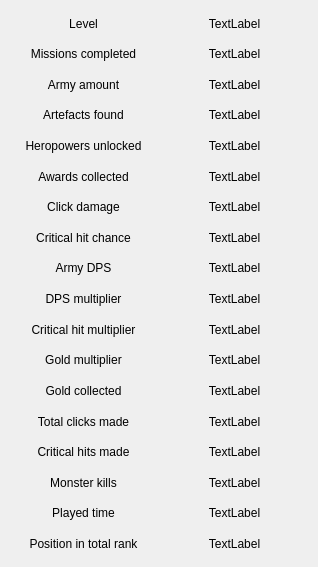
<?xml version="1.0" encoding="UTF-8"?>
<ui version="4.0">
 <class>GlobalStatsMenu</class>
 <widget class="QDialog" name="GlobalStatsMenu">
  <property name="geometry">
   <rect>
    <x>0</x>
    <y>0</y>
    <width>318</width>
    <height>567</height>
   </rect>
  </property>
  <property name="windowTitle">
   <string>Dialog</string>
  </property>
  <layout class="QGridLayout" name="gridLayout">
   <item row="0" column="0">
    <layout class="QVBoxLayout" name="verticalLayout_2">
     <item>
      <widget class="QLabel" name="level_btn">
       <property name="text">
        <string>Level</string>
       </property>
       <property name="alignment">
        <set>Qt::AlignCenter</set>
       </property>
      </widget>
     </item>
     <item>
      <widget class="QLabel" name="missions_btn">
       <property name="text">
        <string>Missions completed</string>
       </property>
       <property name="alignment">
        <set>Qt::AlignCenter</set>
       </property>
      </widget>
     </item>
     <item>
      <widget class="QLabel" name="armyAmount_btn">
       <property name="text">
        <string>Army amount</string>
       </property>
       <property name="alignment">
        <set>Qt::AlignCenter</set>
       </property>
      </widget>
     </item>
     <item>
      <widget class="QLabel" name="artefactsFound_btn">
       <property name="text">
        <string>Artefacts found</string>
       </property>
       <property name="alignment">
        <set>Qt::AlignCenter</set>
       </property>
      </widget>
     </item>
     <item>
      <widget class="QLabel" name="heroPwrs_btn">
       <property name="text">
        <string>Heropowers unlocked</string>
       </property>
       <property name="alignment">
        <set>Qt::AlignCenter</set>
       </property>
      </widget>
     </item>
     <item>
      <widget class="QLabel" name="awardsCollected_btn">
       <property name="text">
        <string>Awards collected</string>
       </property>
       <property name="alignment">
        <set>Qt::AlignCenter</set>
       </property>
      </widget>
     </item>
     <item>
      <widget class="QLabel" name="clickDmg_btn">
       <property name="text">
        <string>Click damage</string>
       </property>
       <property name="alignment">
        <set>Qt::AlignCenter</set>
       </property>
      </widget>
     </item>
     <item>
      <widget class="QLabel" name="criticalChance_btn">
       <property name="text">
        <string>Critical hit chance</string>
       </property>
       <property name="alignment">
        <set>Qt::AlignCenter</set>
       </property>
      </widget>
     </item>
     <item>
      <widget class="QLabel" name="armyDPS_btn">
       <property name="text">
        <string>Army DPS</string>
       </property>
       <property name="alignment">
        <set>Qt::AlignCenter</set>
       </property>
      </widget>
     </item>
     <item>
      <widget class="QLabel" name="DPSMultiplier_btn">
       <property name="text">
        <string>DPS multiplier</string>
       </property>
       <property name="alignment">
        <set>Qt::AlignCenter</set>
       </property>
      </widget>
     </item>
     <item>
      <widget class="QLabel" name="criticalHitMultiplier_btn">
       <property name="text">
        <string>Critical hit multiplier</string>
       </property>
       <property name="alignment">
        <set>Qt::AlignCenter</set>
       </property>
      </widget>
     </item>
     <item>
      <widget class="QLabel" name="goldMultiplier">
       <property name="text">
        <string>Gold multiplier</string>
       </property>
       <property name="alignment">
        <set>Qt::AlignCenter</set>
       </property>
      </widget>
     </item>
     <item>
      <widget class="QLabel" name="totalGoldCollected_btn">
       <property name="text">
        <string>Gold collected</string>
       </property>
       <property name="alignment">
        <set>Qt::AlignCenter</set>
       </property>
      </widget>
     </item>
     <item>
      <widget class="QLabel" name="totalClicksMade_btn">
       <property name="text">
        <string>Total clicks made</string>
       </property>
       <property name="alignment">
        <set>Qt::AlignCenter</set>
       </property>
      </widget>
     </item>
     <item>
      <widget class="QLabel" name="criticalHitsMade">
       <property name="text">
        <string>Critical hits made</string>
       </property>
       <property name="alignment">
        <set>Qt::AlignCenter</set>
       </property>
      </widget>
     </item>
     <item>
      <widget class="QLabel" name="monsterKills_btn">
       <property name="text">
        <string>Monster kills</string>
       </property>
       <property name="alignment">
        <set>Qt::AlignCenter</set>
       </property>
      </widget>
     </item>
     <item>
      <widget class="QLabel" name="playedTime_btn">
       <property name="text">
        <string>Played time</string>
       </property>
       <property name="alignment">
        <set>Qt::AlignCenter</set>
       </property>
      </widget>
     </item>
     <item>
      <widget class="QLabel" name="totalRankPosition_btn">
       <property name="text">
        <string>Position in total rank</string>
       </property>
       <property name="alignment">
        <set>Qt::AlignCenter</set>
       </property>
      </widget>
     </item>
    </layout>
   </item>
   <item row="0" column="1">
    <layout class="QVBoxLayout" name="verticalLayout">
     <item>
      <widget class="QLabel" name="label_1">
       <property name="text">
        <string>TextLabel</string>
       </property>
       <property name="alignment">
        <set>Qt::AlignCenter</set>
       </property>
      </widget>
     </item>
     <item>
      <widget class="QLabel" name="label_2">
       <property name="text">
        <string>TextLabel</string>
       </property>
       <property name="alignment">
        <set>Qt::AlignCenter</set>
       </property>
      </widget>
     </item>
     <item>
      <widget class="QLabel" name="label_3">
       <property name="text">
        <string>TextLabel</string>
       </property>
       <property name="alignment">
        <set>Qt::AlignCenter</set>
       </property>
      </widget>
     </item>
     <item>
      <widget class="QLabel" name="label_4">
       <property name="text">
        <string>TextLabel</string>
       </property>
       <property name="alignment">
        <set>Qt::AlignCenter</set>
       </property>
      </widget>
     </item>
     <item>
      <widget class="QLabel" name="label_5">
       <property name="text">
        <string>TextLabel</string>
       </property>
       <property name="alignment">
        <set>Qt::AlignCenter</set>
       </property>
      </widget>
     </item>
     <item>
      <widget class="QLabel" name="label_6">
       <property name="text">
        <string>TextLabel</string>
       </property>
       <property name="alignment">
        <set>Qt::AlignCenter</set>
       </property>
      </widget>
     </item>
     <item>
      <widget class="QLabel" name="label_7">
       <property name="text">
        <string>TextLabel</string>
       </property>
       <property name="alignment">
        <set>Qt::AlignCenter</set>
       </property>
      </widget>
     </item>
     <item>
      <widget class="QLabel" name="label_8">
       <property name="text">
        <string>TextLabel</string>
       </property>
       <property name="alignment">
        <set>Qt::AlignCenter</set>
       </property>
      </widget>
     </item>
     <item>
      <widget class="QLabel" name="label_9">
       <property name="text">
        <string>TextLabel</string>
       </property>
       <property name="alignment">
        <set>Qt::AlignCenter</set>
       </property>
      </widget>
     </item>
     <item>
      <widget class="QLabel" name="label_10">
       <property name="text">
        <string>TextLabel</string>
       </property>
       <property name="alignment">
        <set>Qt::AlignCenter</set>
       </property>
      </widget>
     </item>
     <item>
      <widget class="QLabel" name="label_11">
       <property name="text">
        <string>TextLabel</string>
       </property>
       <property name="alignment">
        <set>Qt::AlignCenter</set>
       </property>
      </widget>
     </item>
     <item>
      <widget class="QLabel" name="label_12">
       <property name="text">
        <string>TextLabel</string>
       </property>
       <property name="alignment">
        <set>Qt::AlignCenter</set>
       </property>
      </widget>
     </item>
     <item>
      <widget class="QLabel" name="label_13">
       <property name="text">
        <string>TextLabel</string>
       </property>
       <property name="alignment">
        <set>Qt::AlignCenter</set>
       </property>
      </widget>
     </item>
     <item>
      <widget class="QLabel" name="label_14">
       <property name="text">
        <string>TextLabel</string>
       </property>
       <property name="alignment">
        <set>Qt::AlignCenter</set>
       </property>
      </widget>
     </item>
     <item>
      <widget class="QLabel" name="label_15">
       <property name="text">
        <string>TextLabel</string>
       </property>
       <property name="alignment">
        <set>Qt::AlignCenter</set>
       </property>
      </widget>
     </item>
     <item>
      <widget class="QLabel" name="label_16">
       <property name="text">
        <string>TextLabel</string>
       </property>
       <property name="alignment">
        <set>Qt::AlignCenter</set>
       </property>
      </widget>
     </item>
     <item>
      <widget class="QLabel" name="label_17">
       <property name="text">
        <string>TextLabel</string>
       </property>
       <property name="alignment">
        <set>Qt::AlignCenter</set>
       </property>
      </widget>
     </item>
     <item>
      <widget class="QLabel" name="label_18">
       <property name="text">
        <string>TextLabel</string>
       </property>
       <property name="alignment">
        <set>Qt::AlignCenter</set>
       </property>
      </widget>
     </item>
    </layout>
   </item>
  </layout>
 </widget>
 <resources/>
 <connections/>
</ui>
